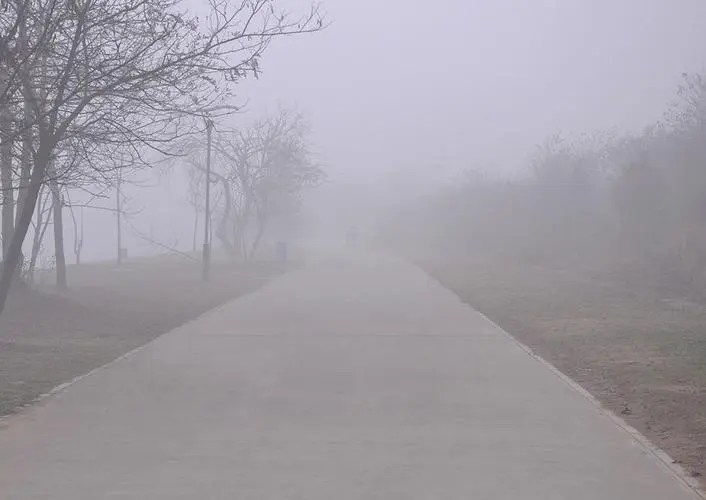
#> input picture haze.jpg, 706 x 500 px
$ jupyter execute test4.ipynb
#> lines starting #> are read from the running program, lines starting #| are printed output that depends on the picture
#> in deHaze, `deh = np.zeros(m.shape)`: deh: shape (500, 706, 3) float64; every value is 0
# 实验四

阅读何凯明的基于暗通道先验的图像去雾论文，并用python复现其中去雾算法。

[cell 1]
import cv2
import numpy as np
import matplotlib.pyplot as plt

[cell 2]
def MinimumFilter(src, r=7):
#> called with r = 7
    return cv2.erode(src, np.ones((2*r+1, 2*r+1)))
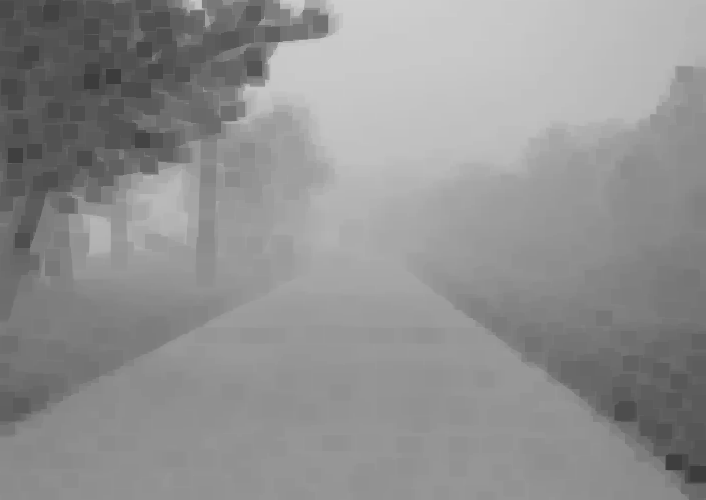
#> returned value: shape (500, 706) float64; min 0.235, max 0.808, mean 0.568

def GuidedFilter(I, p, r, eps):
#> called with r = 81, eps = 0.001
    height, width = I.shape
#> height = 500; width = 706
    m_I = cv2.boxFilter(I, -1, (r,r))
    m_p = cv2.boxFilter(p, -1, (r,r))
    m_Ip = cv2.boxFilter(I*p, -1, (r,r))
    cov_Ip = m_Ip-m_I*m_p
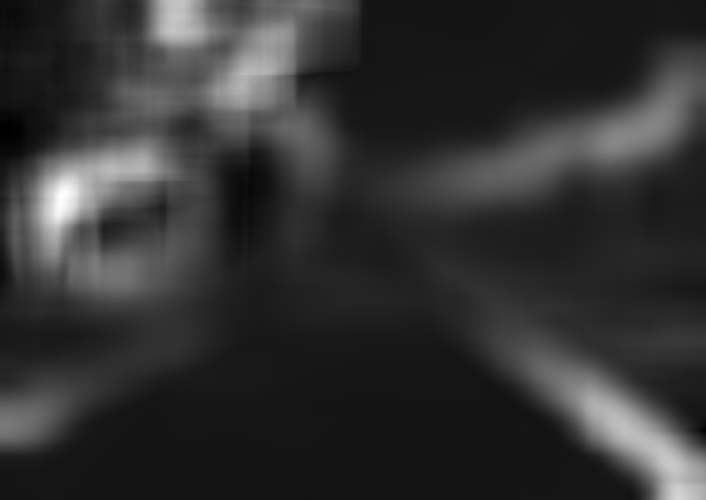
#> cov_Ip: shape (500, 706) float64; min -0.00057, max 0.00675, mean 0.00089; drawn with min black and max white

    m_II = cv2.boxFilter(I*I, -1, (r,r))
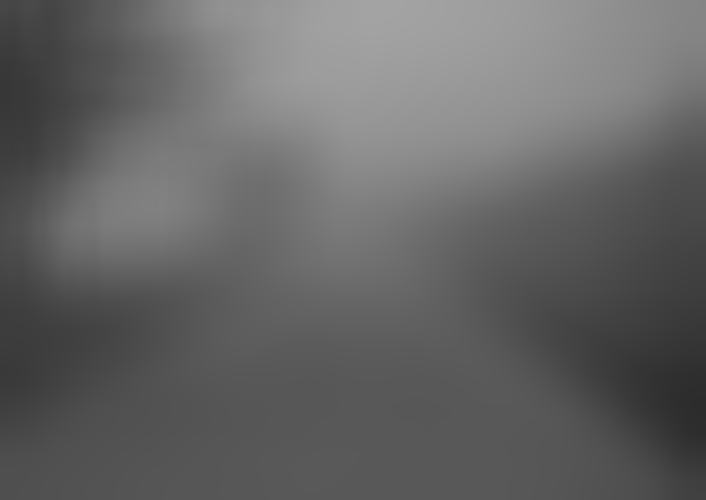
#> m_II: shape (500, 706) float64; min 0.175, max 0.643, mean 0.397
    var_I = m_II-m_I*m_I
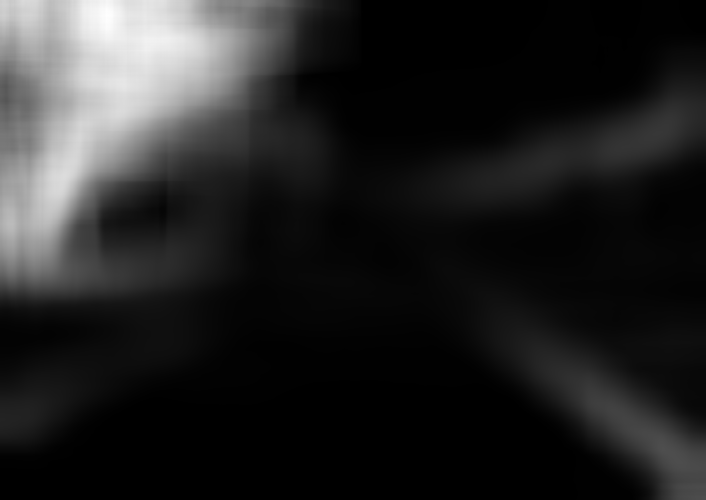
#> var_I: shape (500, 706) float64; min 1.15e-05, max 0.0177, mean 0.00249; drawn with min black and max white

    a = cov_Ip/(var_I+eps)
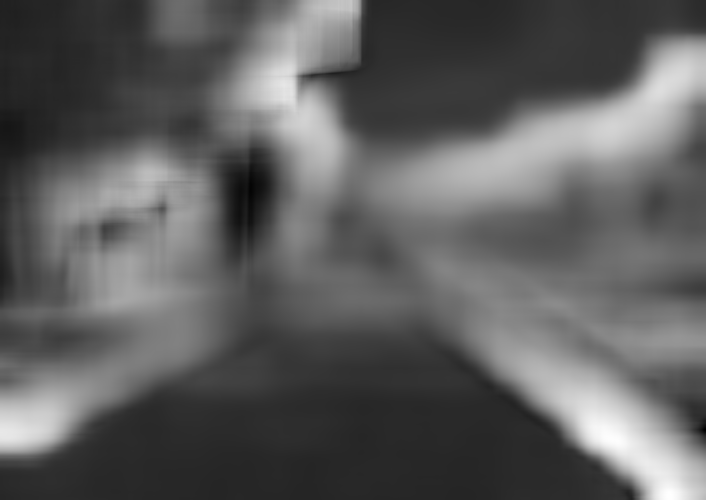
#> a: shape (500, 706) float64; min -0.165, max 0.991, mean 0.264; drawn with min black and max white
    b = m_p-a*m_I
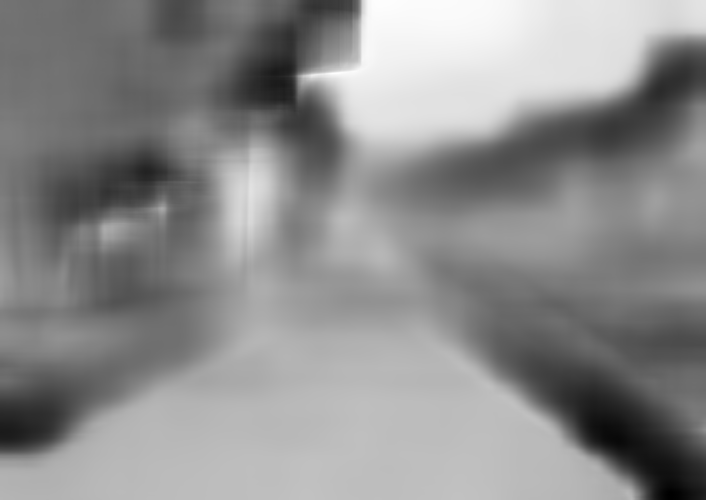
#> b: shape (500, 706) float64; min -0.0746, max 0.79, mean 0.402; drawn with min black and max white
    m_a = cv2.boxFilter(a, -1, (r,r))
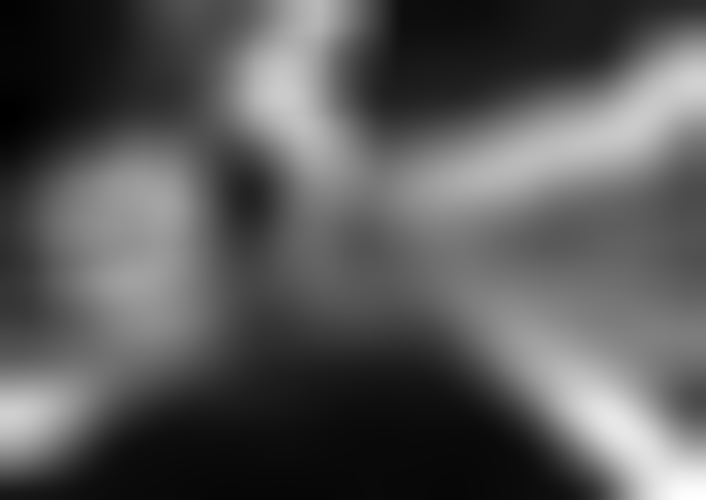
#> m_a: shape (500, 706) float64; min -0.013, max 0.791, mean 0.265; drawn with min black and max white
    m_b = cv2.boxFilter(b, -1, (r,r))
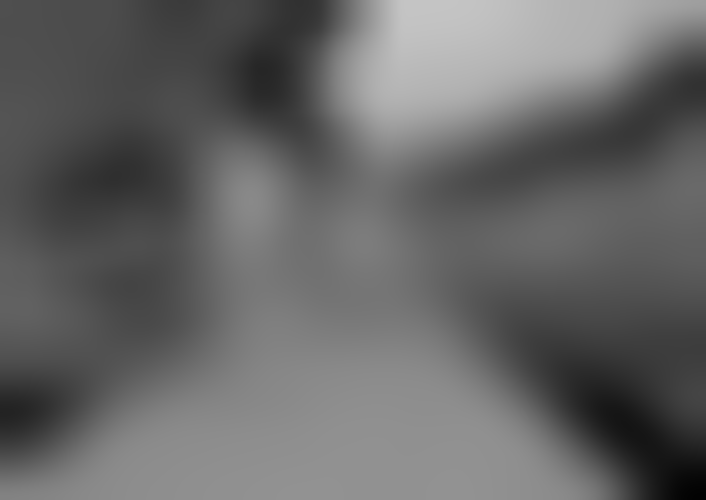
#> m_b: shape (500, 706) float64; min 0.00805, max 0.771, mean 0.402

    return m_a*I+m_b

def returnV1(m, r, eps, w, maxV1):
    V1 = np.min(m,2)
    V1 = GuidedFilter(V1, MinimumFilter(V1,7), r, eps)
    bins = 2000
    ht = np.histogram(V1, bins)
    d = np.cumsum(ht[0])/float(V1.size)
#> d = 2000 values from 2.83e-06 to 1
    for lmax in range(bins-1, 0, -1):
        if d[lmax]<=0.999:
            break
    A  = np.mean(m,2)[V1>=ht[1][lmax]].max()
#> A = 0.834
    V1 = np.minimum(V1*w, maxV1)

    return V1, A

# 图像去雾
def deHaze(m, r=81, eps=0.001, w=0.95, maxV1=0.80, bGamma=False):
    deh = np.zeros(m.shape)
    V1, A = returnV1(m, r, eps, w, maxV1)
#> A = 0.834
    for k in range(3):
        deh[:,:,k] = (m[:,:,k]-V1)/(1-V1/A)
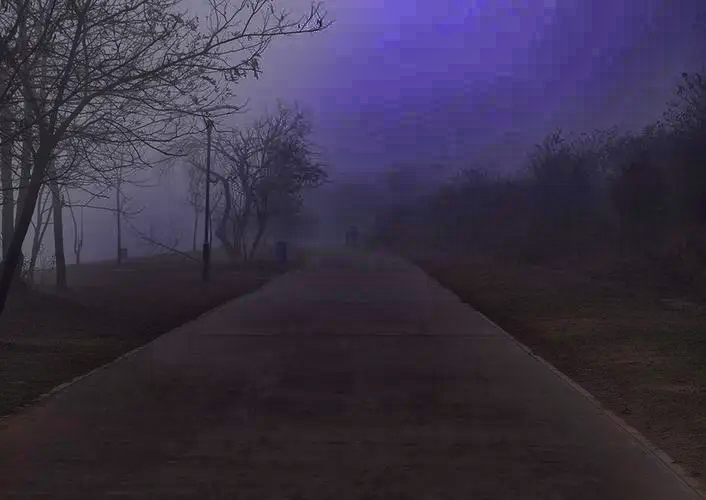
#> deh: shape (500, 706, 3) float64; mean B, G, R 0.383, 0.241, 0.291; drawn with min black and max white
    deh =  np.clip(deh, 0, 1)
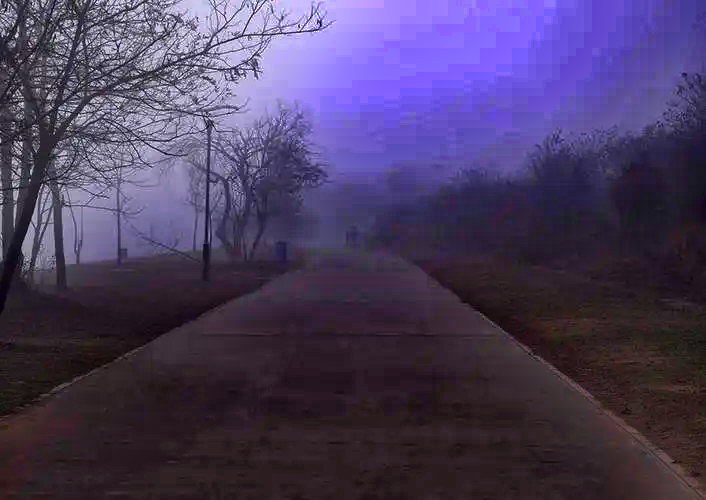
#> deh: shape (500, 706, 3) float64; mean B, G, R 0.376, 0.241, 0.291
    if bGamma:
        deh = deh**(np.log(0.5)/np.log(deh.mean()))
    return deh

[cell 3]
m = deHaze(cv2.imread('haze.jpg')/255.0)*255
cv2.imwrite('dehaze.jpg', m)

plt.figure(figsize=(10, 12))

haze = cv2.imread('haze.jpg')
#> haze is the input picture: shape (500, 706, 3); mean B, G, R 166.8, 158.6, 162.6
dehaze = cv2.imread('dehaze.jpg')

plt.subplot(121)
plt.imshow(haze)
plt.title('haze')
# plt.xticks([]), plt.yticks([])
plt.subplot(122)
plt.imshow(dehaze)
plt.title('Dehaze')
# plt.xticks([]), plt.yticks([])
plt.show()
#> figure, not shown here; B, G, R data is drawn as R, G, B
